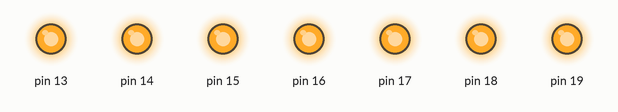
This sketch was run on a simulated Arduino Uno, built with avr-gcc and run on an emulated ATmega328P. Shown: output pins drawn as LEDs (lit = HIGH).

Above: at 0.5 s.
At 3.5 s:
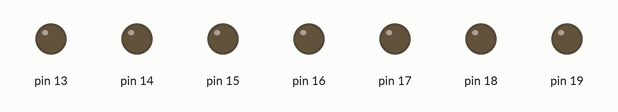
Timing chart, 0 to 4.6 s (numbered marks = the images above):
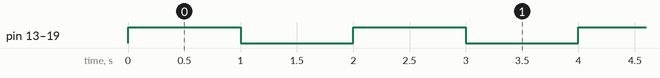

The sketch:

flip_DDRx.ino
```cpp
void setup() {
  pinMode(13, OUTPUT);
  DDRC = 0xff;

}

void loop() {
  digitalWrite(13, HIGH);   // set the LED on
   PORTC =0xff;
  delay(1000);              // wait for a second
  digitalWrite(13, LOW);    // set the LED off
  PORTC =0x00;
  delay(1000);              // wait for a second
}
```

Measured:
- by itself, pin 13–19: alternates HIGH for 1.0 s and LOW for 1.0 s
